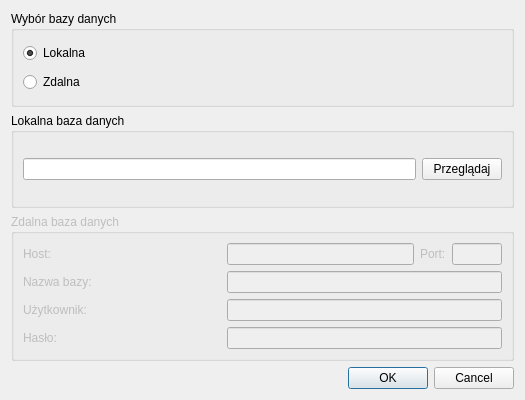
<?xml version="1.0" encoding="UTF-8"?>
<ui version="4.0">
 <class>DatabaseSelectDialog</class>
 <widget class="QDialog" name="DatabaseSelectDialog">
  <property name="geometry">
   <rect>
    <x>0</x>
    <y>0</y>
    <width>525</width>
    <height>400</height>
   </rect>
  </property>
  <property name="windowTitle">
   <string>Dialog</string>
  </property>
  <layout class="QVBoxLayout" name="verticalLayout_3">
   <item>
    <widget class="QGroupBox" name="groupBox">
     <property name="title">
      <string>Wybór bazy danych</string>
     </property>
     <layout class="QVBoxLayout" name="verticalLayout_4">
      <item>
       <widget class="QRadioButton" name="localRadioBtn">
        <property name="text">
         <string>Lokalna</string>
        </property>
        <property name="checked">
         <bool>true</bool>
        </property>
       </widget>
      </item>
      <item>
       <widget class="QRadioButton" name="remoteRadioBtn">
        <property name="text">
         <string>Zdalna</string>
        </property>
       </widget>
      </item>
     </layout>
    </widget>
   </item>
   <item>
    <widget class="QGroupBox" name="localBox">
     <property name="title">
      <string>Lokalna baza danych</string>
     </property>
     <layout class="QHBoxLayout" name="horizontalLayout_3">
      <item>
       <widget class="QLineEdit" name="localPath"/>
      </item>
      <item>
       <widget class="QPushButton" name="localBrowseBtn">
        <property name="text">
         <string>Przeglądaj</string>
        </property>
       </widget>
      </item>
     </layout>
    </widget>
   </item>
   <item>
    <widget class="QGroupBox" name="remoteBox">
     <property name="enabled">
      <bool>false</bool>
     </property>
     <property name="title">
      <string>Zdalna baza danych</string>
     </property>
     <layout class="QHBoxLayout" name="horizontalLayout_2">
      <item>
       <layout class="QVBoxLayout" name="verticalLayout">
        <item>
         <widget class="QLabel" name="label">
          <property name="text">
           <string>Host:</string>
          </property>
         </widget>
        </item>
        <item>
         <widget class="QLabel" name="label_2">
          <property name="text">
           <string>Nazwa bazy:</string>
          </property>
         </widget>
        </item>
        <item>
         <widget class="QLabel" name="label_3">
          <property name="text">
           <string>Użytkownik:</string>
          </property>
         </widget>
        </item>
        <item>
         <widget class="QLabel" name="label_4">
          <property name="text">
           <string>Hasło:</string>
          </property>
         </widget>
        </item>
       </layout>
      </item>
      <item>
       <spacer name="horizontalSpacer">
        <property name="orientation">
         <enum>Qt::Horizontal</enum>
        </property>
        <property name="sizeHint" stdset="0">
         <size>
          <width>106</width>
          <height>20</height>
         </size>
        </property>
       </spacer>
      </item>
      <item>
       <layout class="QVBoxLayout" name="verticalLayout_2">
        <item>
         <layout class="QHBoxLayout" name="horizontalLayout">
          <item>
           <widget class="QLineEdit" name="remoteHost"/>
          </item>
          <item>
           <widget class="QLabel" name="label_5">
            <property name="text">
             <string>Port:</string>
            </property>
           </widget>
          </item>
          <item>
           <widget class="QLineEdit" name="remotePort">
            <property name="maximumSize">
             <size>
              <width>50</width>
              <height>16777215</height>
             </size>
            </property>
           </widget>
          </item>
         </layout>
        </item>
        <item>
         <widget class="QLineEdit" name="remoteName">
          <property name="minimumSize">
           <size>
            <width>275</width>
            <height>0</height>
           </size>
          </property>
         </widget>
        </item>
        <item>
         <widget class="QLineEdit" name="remoteUser"/>
        </item>
        <item>
         <widget class="QLineEdit" name="remotePassword">
          <property name="echoMode">
           <enum>QLineEdit::Password</enum>
          </property>
         </widget>
        </item>
       </layout>
      </item>
     </layout>
    </widget>
   </item>
   <item>
    <widget class="QDialogButtonBox" name="buttonBox">
     <property name="orientation">
      <enum>Qt::Horizontal</enum>
     </property>
     <property name="standardButtons">
      <set>QDialogButtonBox::Cancel|QDialogButtonBox::Ok</set>
     </property>
    </widget>
   </item>
  </layout>
 </widget>
 <resources/>
 <connections>
  <connection>
   <sender>buttonBox</sender>
   <signal>accepted()</signal>
   <receiver>DatabaseSelectDialog</receiver>
   <slot>accept()</slot>
   <hints>
    <hint type="sourcelabel">
     <x>248</x>
     <y>254</y>
    </hint>
    <hint type="destinationlabel">
     <x>157</x>
     <y>274</y>
    </hint>
   </hints>
  </connection>
  <connection>
   <sender>buttonBox</sender>
   <signal>rejected()</signal>
   <receiver>DatabaseSelectDialog</receiver>
   <slot>reject()</slot>
   <hints>
    <hint type="sourcelabel">
     <x>316</x>
     <y>260</y>
    </hint>
    <hint type="destinationlabel">
     <x>286</x>
     <y>274</y>
    </hint>
   </hints>
  </connection>
 </connections>
</ui>
